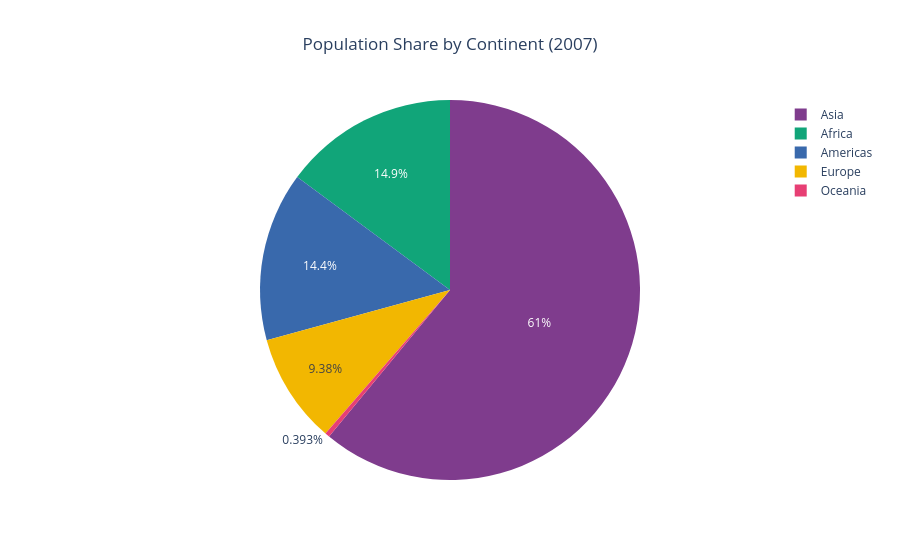

Here is the notebook cell this chart was saved with:
### Markdown cell above
### 8. Pie Chart
    1. Create a pie chart showing population share (pop) by continent in the year 2007.
    2. Aggregate total population for each continent.
    3. Display percentage labels on each slice.
    4. Title: "Population Share by Continent (2007)".
    5. Use contrasting colors for clear distinction between slices.

### Code cell
data_2007 = data[data["year"] == 2007]

pop_continent = data_2007.groupby("continent", as_index=False)["pop"].sum()

fig = px.pie(
    pop_continent,
    values="pop",
    names="continent",
    title="Population Share by Continent (2007)",
    color_discrete_sequence=px.colors.qualitative.Bold
)

fig.update_layout(title_x=0.5)

fig.show()

### Figure 1 — Plotly figure (JSON) as saved in the notebook; plotly's stock layout.template omitted (floating-point values rounded to 4 significant figures)
{"data": [{"domain": {"x": [0, 1], "y": [0, 1]}, "hovertemplate": "continent=%{label}<br>pop=%{value}<extra></extra>", "labels": ["Africa", "Americas", "Asia", "Europe", "Oceania"], "legendgroup": "", "name": "", "showlegend": true, "type": "pie", "values": [929539692, 898871184, 3811953827, 586098529, 24549947]}], "layout": {"legend": {"tracegroupgap": 0}, "piecolorway": ["rgb(127, 60, 141)", "rgb(17, 165, 121)", "rgb(57, 105, 172)", "rgb(242, 183, 1)", "rgb(231, 63, 116)", "rgb(128, 186, 90)", "rgb(230, 131, 16)", "rgb(0, 134, 149)", "rgb(207, 28, 144)", "rgb(249, 123, 114)", "rgb(165, 170, 153)"], "title": {"text": "Population Share by Continent (2007)", "x": 0.5}}}
